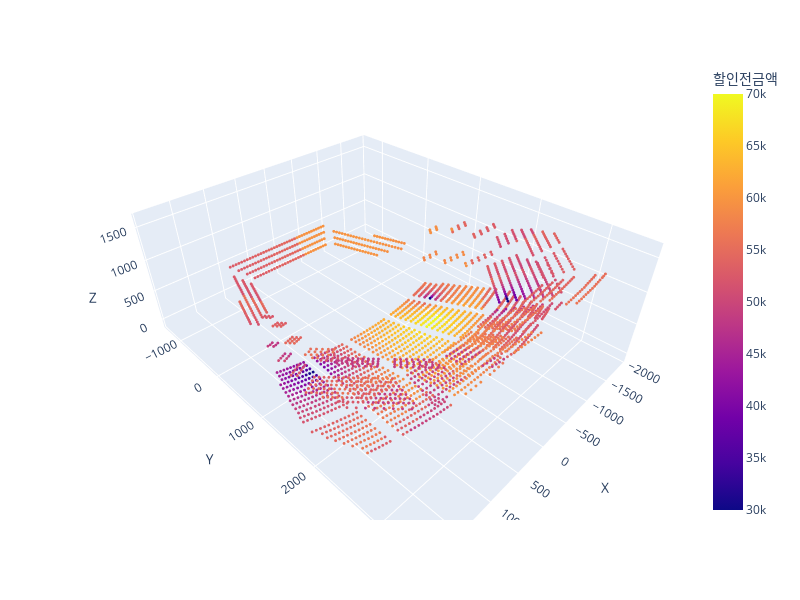

Notebook code cell kept with this figure:
### Code cell
temp = list(공연별_df_list)[30]

fig = px.scatter_3d(temp, x='X', y='Y', z='Z', color='할인전금액', hover_name='seat')
fig.update_layout(width=800, height=600)
fig.update_traces(marker={'size': 1})
fig.show()

### Figure 1 — Plotly figure (JSON) as saved in the notebook; plotly's stock layout.template omitted (floating-point values rounded to 4 significant figures; data arrays with more than 128 entries replaced by an {"elided": "..."} marker saying what was removed)
{"data": [{"hovertemplate": "<b>%{hovertext}</b><br><br>X=%{x}<br>Y=%{y}<br>Z=%{z}<br>할인전금액=%{marker.color}<extra></extra>", "hovertext": {"elided": "2505 str values"}, "legendgroup": "", "marker": {"color": {"elided": "2505 int values"}, "coloraxis": "coloraxis", "size": 1, "symbol": "circle"}, "mode": "markers", "name": "", "scene": "scene", "showlegend": false, "type": "scatter3d", "x": {"elided": "2505 int values"}, "y": {"elided": "2505 int values"}, "z": {"elided": "2505 int values"}}], "layout": {"coloraxis": {"colorbar": {"title": {"text": "할인전금액"}}, "colorscale": [[0, "#0d0887"], [0.1111, "#46039f"], [0.2222, "#7201a8"], [0.3333, "#9c179e"], [0.4444, "#bd3786"], [0.5556, "#d8576b"], [0.6667, "#ed7953"], [0.7778, "#fb9f3a"], [0.8889, "#fdca26"], [1, "#f0f921"]]}, "height": 600, "legend": {"tracegroupgap": 0}, "margin": {"t": 60}, "scene": {"domain": {"x": [0, 1], "y": [0, 1]}, "xaxis": {"title": {"text": "X"}}, "yaxis": {"title": {"text": "Y"}}, "zaxis": {"title": {"text": "Z"}}}, "width": 800}}
